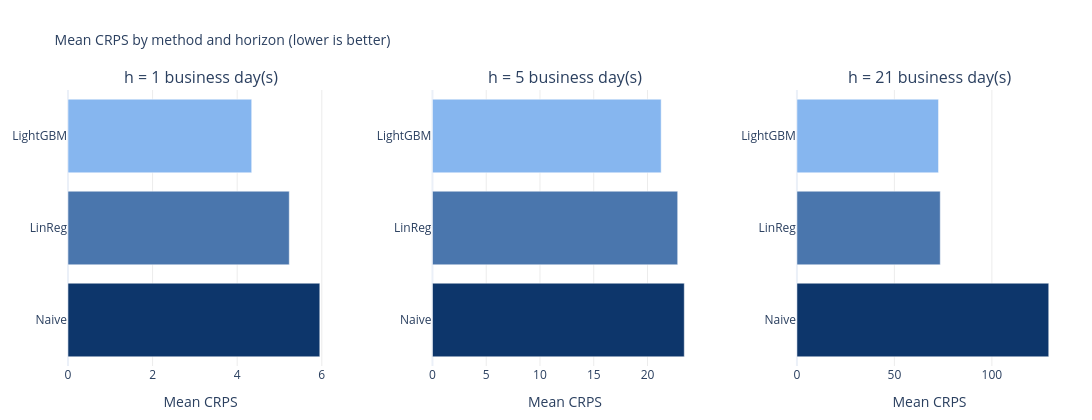

The cell this chart's notebook holds for it:
### Code cell
plotly_display_multivariate_backtest_leaderboard(stress_2020_results_df)

### Figure 1 — Plotly figure (JSON) as saved in the notebook; plotly's stock layout.template omitted (floating-point values rounded to 4 significant figures)
{"data": [{"hovertemplate": "%{y}<br>Mean CRPS: %{x:.5f}<extra></extra>", "marker": {"color": ["rgb(134, 182, 239)", "rgb(74, 118, 173)", "rgb(13, 54, 107)"]}, "orientation": "h", "showlegend": false, "type": "bar", "x": [4.343, 5.231, 5.953], "xaxis": "x", "y": ["LightGBM", "LinReg", "Naive"], "yaxis": "y"}, {"hovertemplate": "%{y}<br>Mean CRPS: %{x:.5f}<extra></extra>", "marker": {"color": ["rgb(134, 182, 239)", "rgb(74, 118, 173)", "rgb(13, 54, 107)"]}, "orientation": "h", "showlegend": false, "type": "bar", "x": [21.27, 22.81, 23.42], "xaxis": "x2", "y": ["LightGBM", "LinReg", "Naive"], "yaxis": "y2"}, {"hovertemplate": "%{y}<br>Mean CRPS: %{x:.5f}<extra></extra>", "marker": {"color": ["rgb(134, 182, 239)", "rgb(74, 118, 173)", "rgb(13, 54, 107)"]}, "orientation": "h", "showlegend": false, "type": "bar", "x": [72.64, 73.52, 129.2], "xaxis": "x3", "y": ["LightGBM", "LinReg", "Naive"], "yaxis": "y3"}], "layout": {"annotations": [{"font": {"size": 16}, "showarrow": false, "text": "h = 1 business day(s)", "x": 0.1333, "xanchor": "center", "xref": "paper", "y": 1, "yanchor": "bottom", "yref": "paper"}, {"font": {"size": 16}, "showarrow": false, "text": "h = 5 business day(s)", "x": 0.5, "xanchor": "center", "xref": "paper", "y": 1, "yanchor": "bottom", "yref": "paper"}, {"font": {"size": 16}, "showarrow": false, "text": "h = 21 business day(s)", "x": 0.8667, "xanchor": "center", "xref": "paper", "y": 1, "yanchor": "bottom", "yref": "paper"}], "height": 420, "margin": {"b": 50, "l": 60, "r": 30, "t": 90}, "title": {"font": {"size": 14}, "text": "Mean CRPS by method and horizon (lower is better)"}, "width": 1140, "xaxis": {"anchor": "y", "domain": [0, 0.2667], "gridcolor": "rgba(0, 0, 0, 0.08)", "showgrid": true, "title": {"text": "Mean CRPS"}}, "xaxis2": {"anchor": "y2", "domain": [0.3667, 0.6333], "gridcolor": "rgba(0, 0, 0, 0.08)", "showgrid": true, "title": {"text": "Mean CRPS"}}, "xaxis3": {"anchor": "y3", "domain": [0.7333, 1], "gridcolor": "rgba(0, 0, 0, 0.08)", "showgrid": true, "title": {"text": "Mean CRPS"}}, "yaxis": {"anchor": "x", "autorange": "reversed", "domain": [0, 1]}, "yaxis2": {"anchor": "x2", "autorange": "reversed", "domain": [0, 1]}, "yaxis3": {"anchor": "x3", "autorange": "reversed", "domain": [0, 1]}}}
